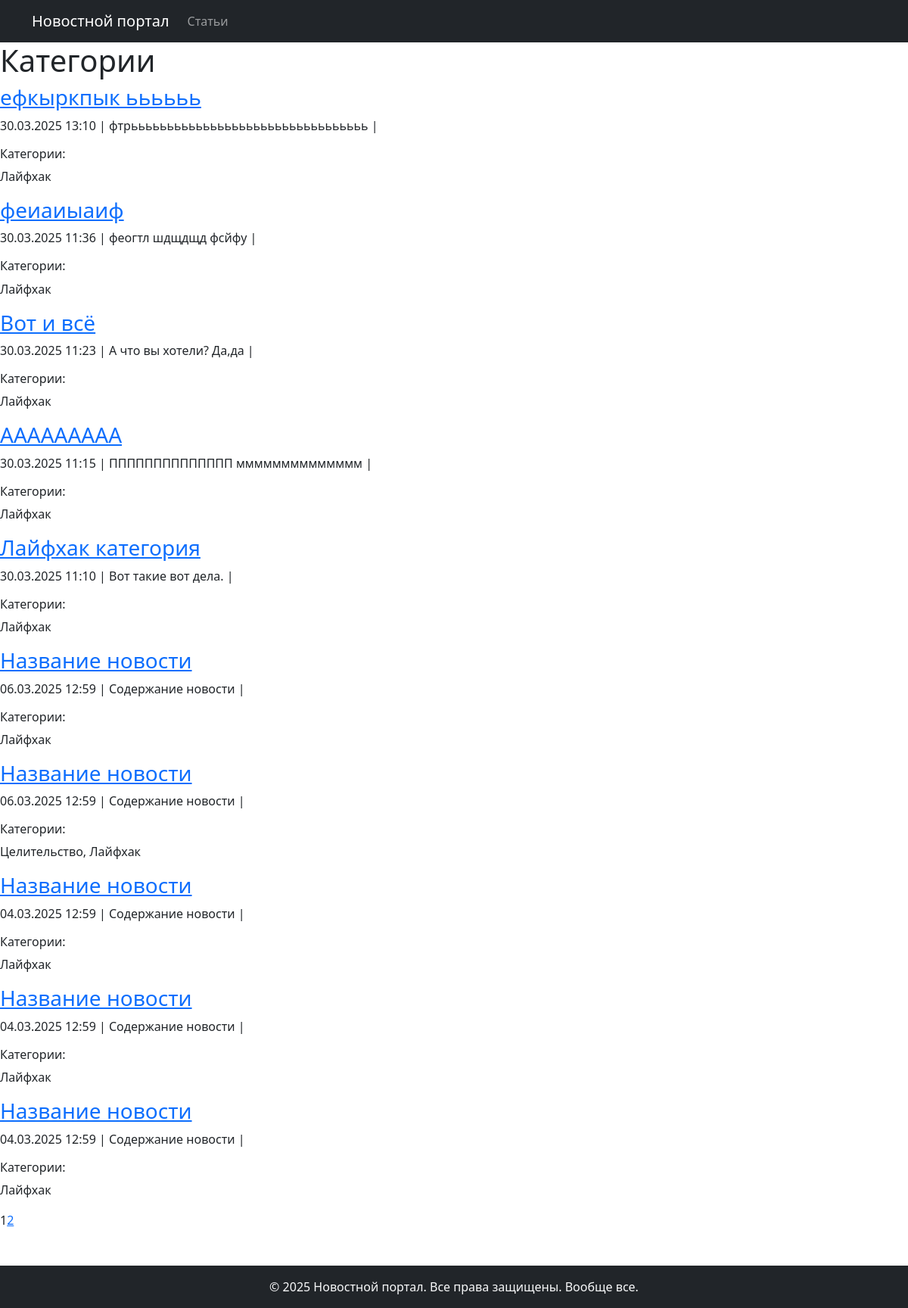
Before: /categories/11/ (signed in) with the older database file.
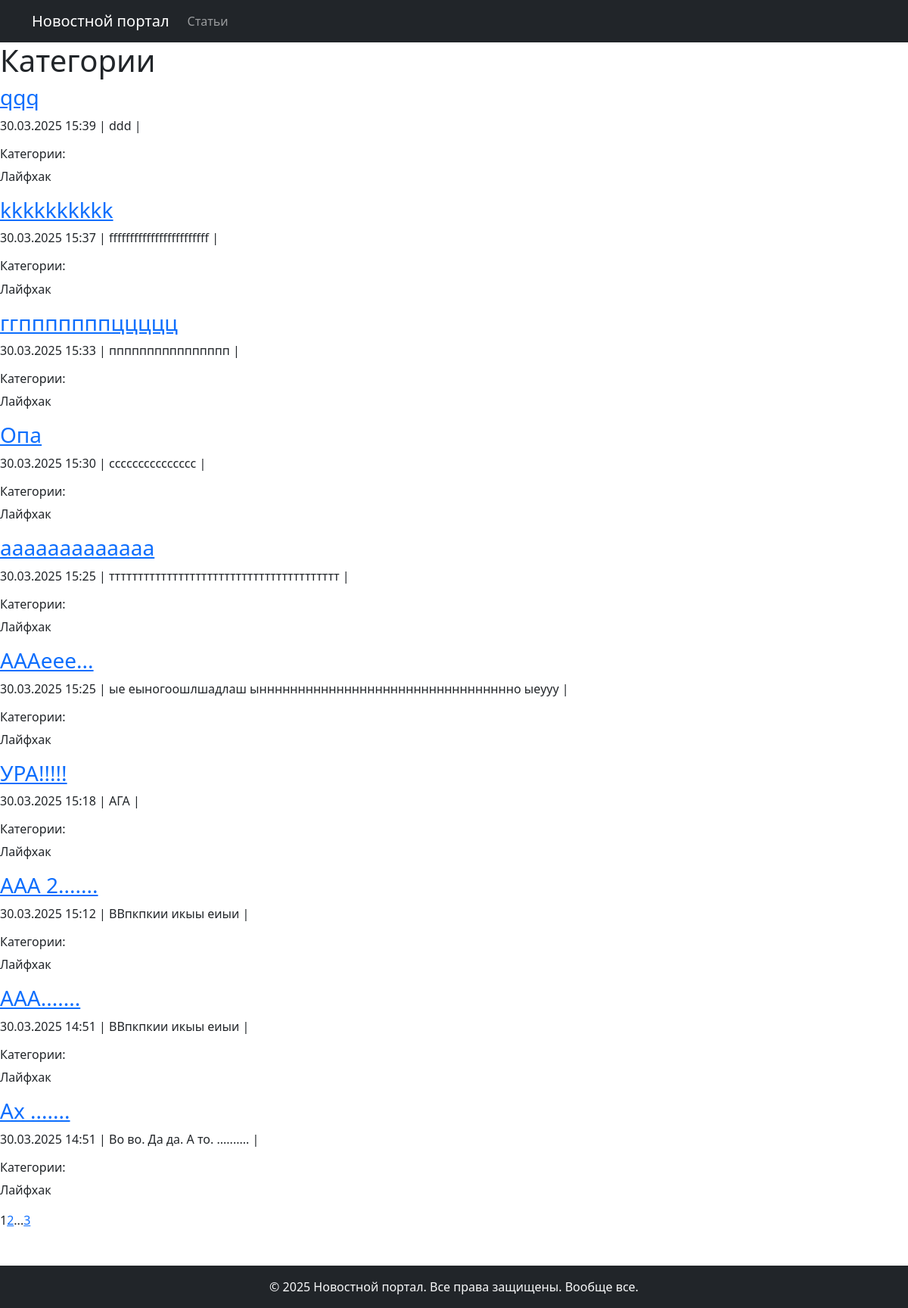
After: the same page with the newer database file.
### biblio/models.py (models this page shows, shortened)
class Post(models.Model):
    NEWS = 'NW'
    ARTICLE = 'AR'
    POST_TYPES = [
        (NEWS, 'Новость'),
        (ARTICLE, 'Статья')
    ]
    author = models.ForeignKey(Author, on_delete=models.CASCADE)
    post_type = models.CharField(max_length=2, choices=POST_TYPES)
    created_at = models.DateTimeField(auto_now_add=True)
    categories = models.ManyToManyField(Category, through='PostCategory')
    title = models.CharField(max_length=255)
    text = models.TextField()
    rating = models.IntegerField(default=0)
    def preview(self):
        return f"{self.text}"

class Category(models.Model):
    name = models.CharField(max_length=255, unique=True)
    subscribers = models.ManyToManyField(User, through='CategorySubscriber', related_name='subscribed_categories')

### biblio/views.py (the view)
# urls.py: path('categories/<int:pk>/', CategoryListView.as_view(), name='category_list'),
class CategoryListView(NewsList):
    model = Post
    template_name = 'news/category_list.html'
    context_object_name = 'category_news_list'
    filterset = None  # Явно отключаем фильтрацию
    def get_queryset(self):
        self.category = get_object_or_404(Category, id=self.kwargs['pk'])
        queryset = super().get_queryset().filter(categories=self.category)
        return queryset
    def get_context_data(self, **kwargs):
        context = super().get_context_data(**kwargs)
        if hasattr(self.category, 'subscribers'):
            context['is_not_subscriber'] = (
                    self.request.user.is_authenticated and
                    self.request.user not in self.category.subscribers.all()
            )
        context['category'] = self.category
        return context

### biblio/templatetags/custom_filters.py (called while the page is built)
@register.filter()
def censor (value):
    for word in censor_list:
        value = value.replace(word[1:-1], "*" * len(word[1:-1]))
    return value

### biblio/templatetags/custom_tags.py (called while the page is built)
@register.simple_tag(takes_context=True)
def url_replace(context, **kwargs):
   d = context['request'].GET.copy()
   for k, v in kwargs.items():
       d[k] = v
   return d.urlencode()

### biblio/views.py (called while the page is built)
    def get_queryset(self):
        queryset = super().get_queryset().filter(post_type='NW')
        self.filterset = SearchPost(self.request.GET, queryset)
        return self.filterset.qs

    def get_context_data(self, **kwargs):
        context = super().get_context_data(**kwargs)
        context['filterset'] = self.filterset
        context['news_count'] = Post.objects.filter(post_type='NW').count()
        context['article_count'] = Post.objects.filter(post_type='AR').count()
        context['time_now'] = datetime.now()
        context['next_sale'] = "Распродажа в среду!"
        return context

### templates/news/category_list.html (shortened to what this page needs)
{% extends 'default.html' %}
{% load custom_filters %}
{% load custom_tags %}
{% block content%}
       <h1> Категории </h1>
       <div class="category-list">
           {% if category_news_list %}
               {% for post in category_news_list %}
                   <div class="post">
                       <h3><a href="{% url 'news_detail' post.id %}">{{ post.title|censor }}</a></h3>
                       <p class="post-meta">
                           {{ post.created_at|date:"d.m.Y H:i" }} |
                           {{ post.preview|censor|truncatewords:20 }} |
                           <h6>Категории:</h6>
                           {% for category in post.categories.all %}
                               {{ category.name }}{% if not forloop.last %}, {% endif %}
                           {% endfor %}
                       </p>
                   </div>
               {% endfor %}
           {% else %}
               <p>Новостей пока нет.</p>
           {% endif %}
           <div class="pagination">
               {{ page_obj.number }}
               {% if page_obj.has_next %}
                   <a href="?{% url_replace page=page_obj.next_page_number %}">{{ page_obj.next_page_number }}</a>
                   {% if paginator.num_pages != page_obj.next_page_number %}
                       ...
                       <a href="?{% url_replace page=page_obj.paginator.num_pages %}">{{ page_obj.paginator.num_pages }}</a>
                   {% endif %}
               {% endif %}
           </div>
       </div>
{% endblock %}

Changed rows visible on the page:
no longer on this page (row unchanged): Post: title|censor "ефкыркпык ьььььь", created_at "30.03.2025 13:10", preview|censor "фтрььььььььььььььььььььььььььььььььь", Category (name "Лайфхак")
no longer on this page (row unchanged): Post: title|censor "феиаиыаиф", created_at "30.03.2025 11:36", preview|censor "феогтл шдщдщд фсйфу", Category (name "Лайфхак")
no longer on this page (row unchanged): Post: title|censor "Вот и всё", created_at "30.03.2025 11:23", preview|censor "А что вы хотели? Да,да", Category (name "Лайфхак")
no longer on this page (row unchanged): Post: title|censor "ААААААААА", created_at "30.03.2025 11:15", preview|censor "ПППППППППППППП мммммммммммммм", Category (name "Лайфхак")
no longer on this page (row unchanged): Post: title|censor "Лайфхак категория", created_at "30.03.2025 11:10", preview|censor "Вот такие вот дела.", Category (name "Лайфхак")
no longer on this page (row unchanged): Post: title|censor "Название новости", created_at "06.03.2025 12:59", preview|censor "Содержание новости", Category (name "Лайфхак")
no longer on this page (row unchanged): Post: title|censor "Название новости", created_at "06.03.2025 12:59", preview|censor "Содержание новости", Category (name "Лайфхак")
no longer on this page (row unchanged): Category: name "Целительство", shown under "Название новости"
no longer on this page (row unchanged): Post: title|censor "Название новости", created_at "04.03.2025 12:59", preview|censor "Содержание новости", Category (name "Лайфхак")
no longer on this page (row unchanged): Post: title|censor "Название новости", created_at "04.03.2025 12:59", preview|censor "Содержание новости", Category (name "Лайфхак")
no longer on this page (row unchanged): Post: title|censor "Название новости", created_at "04.03.2025 12:59", preview|censor "Содержание новости", Category (name "Лайфхак")
added Post: title|censor "qqq", created_at "30.03.2025 15:39", preview|censor "ddd", Category (name "Лайфхак")
added Post: title|censor "kkkkkkkkkk", created_at "30.03.2025 15:37", preview|censor "ffffffffffffffffffffffff", Category (name "Лайфхак")
added Post: title|censor "ггпппппппццццц", created_at "30.03.2025 15:33", preview|censor "пппппппппппппппп", Category (name "Лайфхак")
added Post: title|censor "Опа", created_at "30.03.2025 15:30", preview|censor "ссссссссссссссс", Category (name "Лайфхак")
added Post: title|censor "ааааааааааааа", created_at "30.03.2025 15:25", preview|censor "тттттттттттттттттттттттттттттттттттттттт", Category (name "Лайфхак")
added Post: title|censor "АААеее...", created_at "30.03.2025 15:25", preview|censor "ые еыногоошлшадлаш ыннннннннннннннннннннннннннннннннно ыеууу", Category (name "Лайфхак")
added Post: title|censor "УРА!!!!!", created_at "30.03.2025 15:18", preview|censor "АГА", Category (name "Лайфхак")
added Post: title|censor "ААА 2.......", created_at "30.03.2025 15:12", preview|censor "ВВпкпкии икыы еиыи", Category (name "Лайфхак")
added Post: title|censor "ААА.......", created_at "30.03.2025 14:51", preview|censor "ВВпкпкии икыы еиыи", Category (name "Лайфхак")
added Post: title|censor "Ах .......", created_at "30.03.2025 14:51", preview|censor "Во во. Да да. А то. ..........", Category (name "Лайфхак")
Other visible differences:
{{ page_obj.paginator.num_pages }}: (not shown) → "3"
